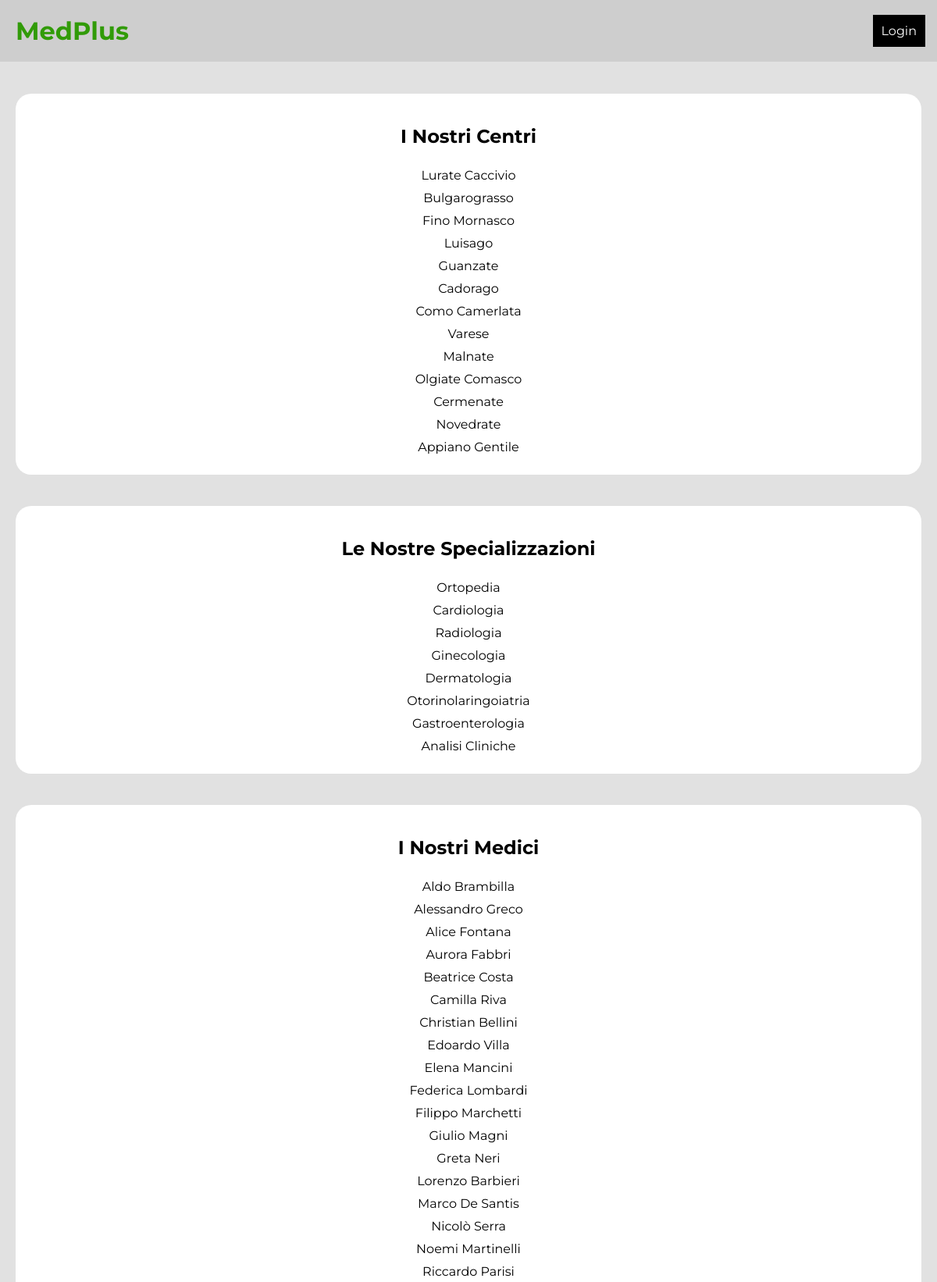
The page / (upper part) on the database its author committed.
### tables this page shows
CREATE TABLE `centro_medico` (
  `ID_CentroMedico` int(11) NOT NULL,
  `Citta` varchar(70) NOT NULL
);

CREATE TABLE `specializzazione` (
  `ID_Specializzazione` int(11) NOT NULL,
  `NomeSpecializzazione` varchar(50) NOT NULL
);

CREATE TABLE `utente` (
  `Nome` varchar(50) NOT NULL,
  `Cognome` varchar(50) NOT NULL,
  `Email` varchar(100) NOT NULL,
  `Password` varchar(60) NOT NULL,
  `Ruolo` enum('Paziente','Medico','Amministratore') NOT NULL
);

### functions/all/commons.php (called while the page is built, shortened)
<?php
$stmt = $db->prepare("SELECT * FROM centro_medico ORDER BY ID_CentroMedico ASC");
$stmt -> execute();
$centri_medici = $stmt -> fetchAll(PDO::FETCH_ASSOC);
$stmt = $db->prepare("SELECT * FROM specializzazione ORDER BY ID_Specializzazione ASC");
$stmt -> execute();
$elenco_specializzazioni = $stmt -> fetchAll(PDO::FETCH_ASSOC);
$stmt = $db->prepare("SELECT * FROM utente WHERE Ruolo = 'Medico' ORDER BY Nome ASC");
$stmt -> execute();
$lista_medici = $stmt -> fetchAll(PDO::FETCH_ASSOC);
?>

### index.php (the view, shortened to what this page needs)
<?php
require_once 'db.php';
include 'functions/all/commons.php';
?>
<!DOCTYPE html>
<html>
<head>
    <link rel="stylesheet" href="style.css">
</head>
<body>
    <header>
        <h1>MedPlus</h1>
        <a class="index_a" href="auth/login.php">
            <?php if (!isset($_SESSION['user'])) {
                echo "Login";
            } else {
                echo "Area Riservata";
            }
            ?>
        </a>
    </header>
    <div class="content">
        <div class="home_sections">
            <section>
                <h2>I Nostri Centri</h2>
                <table>
                    <?php foreach ($centri_medici as $c): ?>
                        <tr>
                            <td><?= $c['Citta'] ?></td>
                        </tr>
                    <?php endforeach; ?>
                </table>
            </section>
            <section>
                <h2>Le Nostre Specializzazioni</h2>
                <table>
                    <?php foreach ($elenco_specializzazioni as $s): ?>
                        <tr>
                            <td><?= $s['NomeSpecializzazione'] ?></td>
                        </tr>
                    <?php endforeach; ?>
                </table>
            </section>
            <section>
                <h2>I Nostri Medici</h2>
                <table>
                    <?php foreach ($lista_medici as $m): ?>
                        <tr>
                            <td><?= $m['Nome'] ?>   <?= $m['Cognome'] ?></td>
                        </tr>
                    <?php endforeach; ?>
                </table>
            </section>
        </div>
    </div>
</body>
</html>

### style.css (style rules this page uses)
body { margin: 0; padding: 0; background: #e1e1e1; font-family: "Montserrat", sans-serif; }
a { text-decoration: none; cursor: pointer; }
.content { margin: 20px; text-align: center; }

### rows shown on the page
centro_medico: Citta "Lurate Caccivio"
centro_medico: Citta "Bulgarograsso"
centro_medico: Citta "Fino Mornasco"
centro_medico: Citta "Luisago"
centro_medico: Citta "Guanzate"
centro_medico: Citta "Cadorago"
centro_medico: Citta "Como Camerlata"
centro_medico: Citta "Varese"
centro_medico: Citta "Malnate"
centro_medico: Citta "Olgiate Comasco"
centro_medico: Citta "Cermenate"
centro_medico: Citta "Novedrate"
centro_medico: Citta "Appiano Gentile"
specializzazione: NomeSpecializzazione "Ortopedia"
specializzazione: NomeSpecializzazione "Cardiologia"
specializzazione: NomeSpecializzazione "Radiologia"
specializzazione: NomeSpecializzazione "Ginecologia"
specializzazione: NomeSpecializzazione "Dermatologia"
specializzazione: NomeSpecializzazione "Otorinolaringoiatria"
specializzazione: NomeSpecializzazione "Gastroenterologia"
specializzazione: NomeSpecializzazione "Analisi Cliniche"
utente: Nome "Aldo", Cognome "Brambilla"
utente: Nome "Alessandro", Cognome "Greco"
utente: Nome "Alice", Cognome "Fontana"
utente: Nome "Aurora", Cognome "Fabbri"
utente: Nome "Beatrice", Cognome "Costa"
utente: Nome "Camilla", Cognome "Riva"
utente: Nome "Christian", Cognome "Bellini"
utente: Nome "Edoardo", Cognome "Villa"
utente: Nome "Elena", Cognome "Mancini"
utente: Nome "Federica", Cognome "Lombardi"
utente: Nome "Filippo", Cognome "Marchetti"
utente: Nome "Giulio", Cognome "Magni"
utente: Nome "Greta", Cognome "Neri"
utente: Nome "Lorenzo", Cognome "Barbieri"
utente: Nome "Marco", Cognome "De Santis"
utente: Nome "Nicolò", Cognome "Serra"
utente: Nome "Noemi", Cognome "Martinelli"
utente: Nome "Riccardo", Cognome "Parisi"
